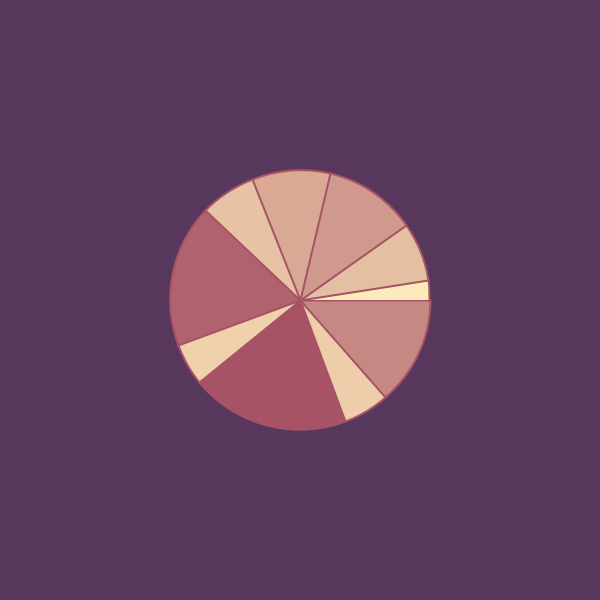
Frame 1 (no input)
Frame 60 (the mouse pressed at the canvas centre just before this capture): identical to frame 1, image omitted
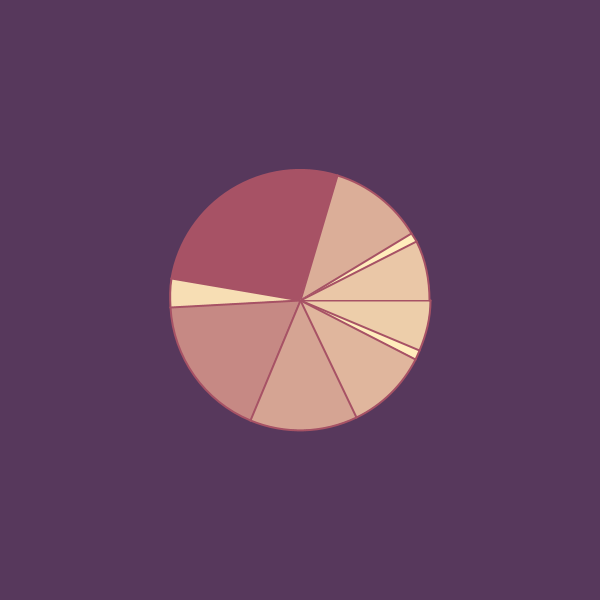
Frame 120 (the mouse held since frame 60 and released just before this capture)

The Processing sketch that drew these frames (run headless with seeded random() and noise(); from frame 60 on, the mouse is pressed at the canvas centre):

// Processing sketch: processing_154761
// ── processing_154761.pde

float [] rVals = new float [10];
float total = 0;
float minVal, maxVal;

void setup ()
{
  size (600, 600);
  smooth();

  int i = 0;
  total = 0;
  minVal = 20;
  maxVal = 0;

  while (i < rVals.length)
  {
    rVals [i] = random (5, 200);
    total = total + rVals [i];

    if ( rVals [i] > maxVal) maxVal =  rVals [i];
    else if ( rVals [i] < minVal) minVal =  rVals [i];

    i = i + 1;
  }
}

void draw ()
{
  background (#57385c);

  // wie viele kleine Kreise sollen gezeichnet werden? -----------------------
  int numberOfElements = rVals.length;

  // wie groÃ�ï¿½ sollen die AbstÃ�Â¤nde zwischen den Kreisen sein?-------------------
  float angleSteps = TWO_PI / total;

  int i = 0;

  fill (#ffedbc);
  stroke (#A75265);
  strokeWeight (2);

  float currentAngle= 0;
  float startAngle = 0;

  while (i < numberOfElements)
  {
    currentAngle= angleSteps * rVals [i];


    // pie chert zeichnen ---------------------------------
    float mapValue = map ( rVals [i], minVal, maxVal, 0, 1);
    mapValue = constrain (mapValue, 0, 1);
    color c = lerpColor (#ffedbc, #A75265, mapValue);

    fill (c);
    arc (width/2, height/2, 260, 260, startAngle, startAngle+currentAngle);
    line (width/2, height/2, width/2 + cos (startAngle )*130, height/2 + sin (startAngle )*130);

    // Berechnung -----------------------
    startAngle = startAngle + currentAngle;

    // zÃ�Â¤hlvariable erhÃ�Â¶hen----------------------------------

    i = i + 1;
  }
}

void mousePressed ()
{
  setup();
}
